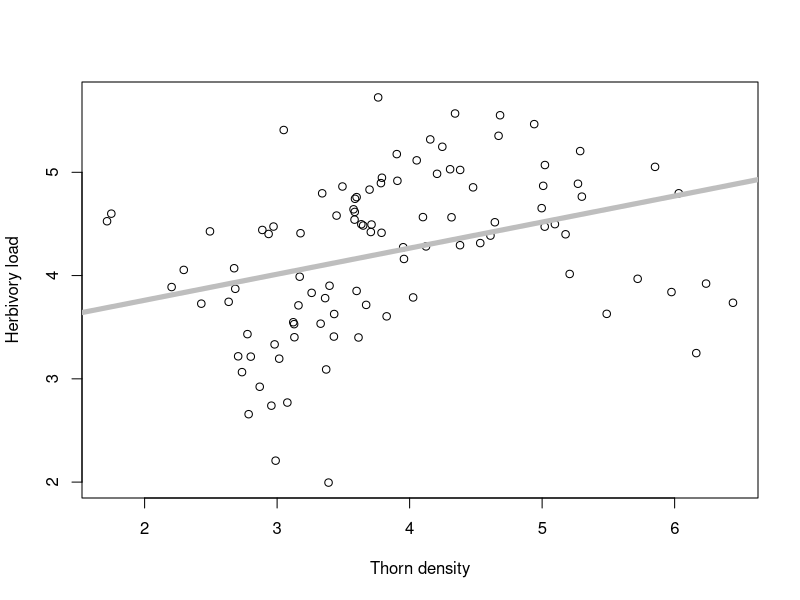
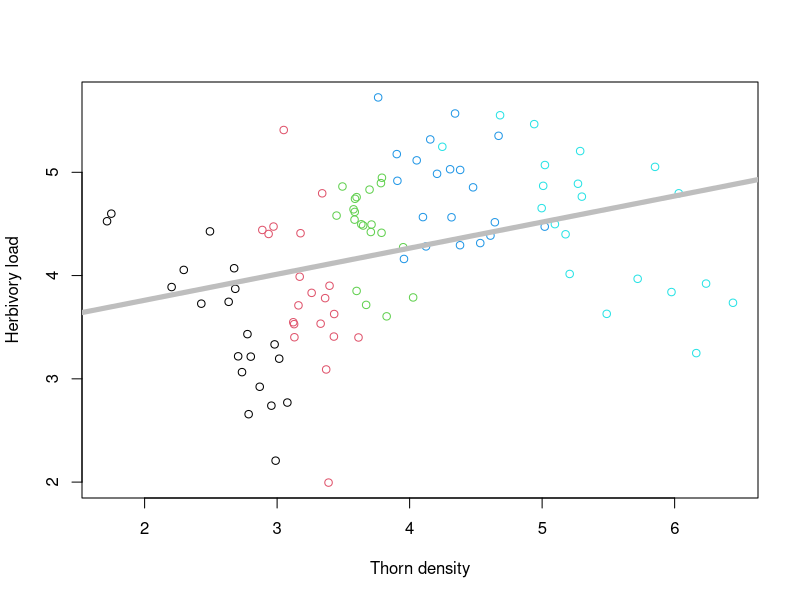

Source code (R) for these figures, in order:
## ---- chunk 1
library(lme4)
set.seed(1234)
x <- 4+sort(rnorm(100)) + rnorm(100,0,0.15)
block <- rep(x = 1:5, each=20)
blockvalues <- c(-2,-1,0,1,2)
y <- 8 - x + blockvalues[block] + rnorm(100,0,0.5)
dat <- data.frame(response = y, predictor = x, block=block)
## ---- chunk 2
plot(dat$response, x=dat$predictor, ylab = "Herbivory load", xlab= "Thorn density")
abline(lm(response~ predictor, data=dat), lwd=5, col="gray")#this is a shortcut to draw a regression line
## ---- chunk 3
summary(lm(response~ predictor, data=dat))
## ---- chunk 4
plot(x,y, col=block, ylab = "Herbivory load", xlab= "Thorn density")
abline(lm(response~ predictor, data=dat), lwd=5, col="gray")
## ---- chunk 5
summary(lm(response~ predictor + as.factor(block), data=dat))
## ---- chunk 6
summary(lmer(response ~ predictor + (1|block), data=dat))
## ---- chunk 7
set.seed(1234)
sampsize <- 300
x <- rnorm(sampsize,mean = 4, sd=0.25)
nbblocks <- 50
block <- sample(x = 1:nbblocks, size = sampsize, replace = TRUE)
blockvalues <- rnorm(n = nbblocks, mean = 0, sd = 3)
y <- 8 - x + blockvalues[block] + rnorm(sampsize,0,1)
dat <- data.frame(response = y, predictor = x, block=block)
## ---- chunk 8
summary(lm(response ~ predictor, data=dat))
